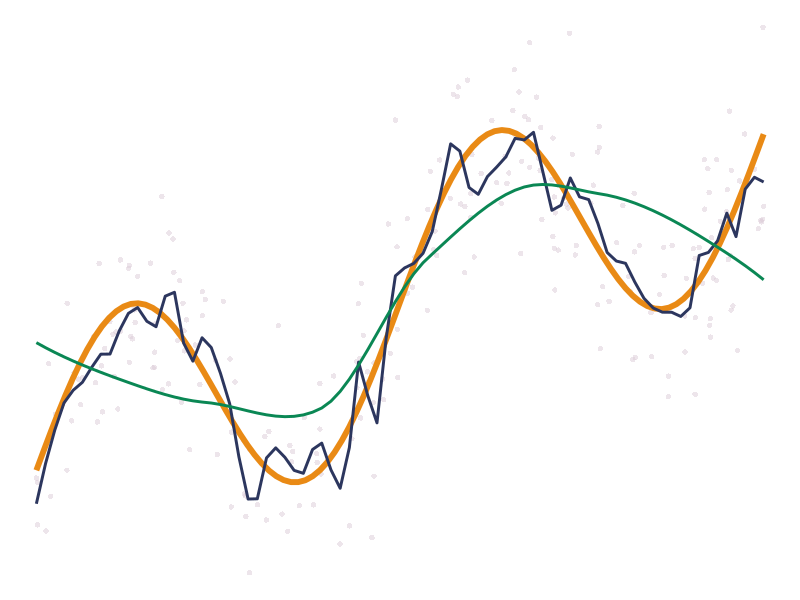
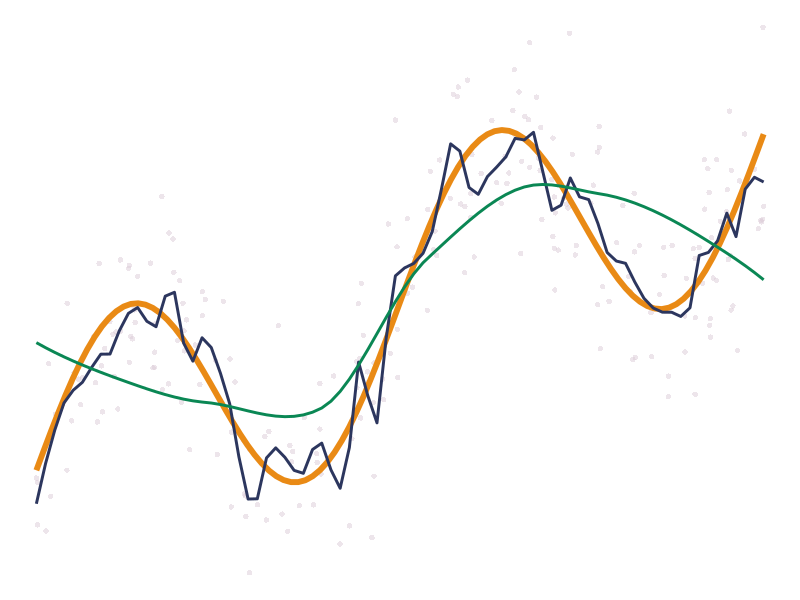

Here is the R script that generated these plots, in order:
n = 250
set.seed(20220610)
x = sort(runif(n, -2*pi, 2*pi))
fx <- function(x) .75*sin(x) + x/(2*pi)
y = fx(x) + rnorm(n, sd=.35)

primary <- "#2c365e"
secondary <- "#e98a15"
tertiary = "#0a8754"
fourth_color = "#DBCBD8"


library(ggplot2)

ggplot(data.frame(x = x, y = y), aes(x, y)) +
  geom_point(color=fourth_color, alpha=.5, shape = 16) +
  theme_void() +
  stat_function(fun=fx, color=secondary, size=2) +
  geom_smooth(se=FALSE, span=.075, color=primary) +
  #geom_smooth(se=FALSE, span=.15, color=orange) +
  geom_smooth(se=FALSE, span=.75, color=tertiary)
ggsave(here::here("assets", "img", "smooths.svg"), width = 9, height = 4.5)
